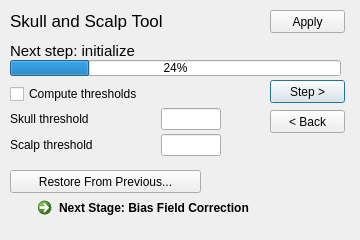
<?xml version="1.0" encoding="UTF-8"?>
<ui version="4.0">
 <class>SkullAndScalpDialog</class>
 <widget class="QDialog" name="SkullAndScalpDialog">
  <property name="geometry">
   <rect>
    <x>0</x>
    <y>0</y>
    <width>360</width>
    <height>240</height>
   </rect>
  </property>
  <property name="windowTitle">
   <string>Skull and Scalp Tool</string>
  </property>
  <widget class="QWidget" name="layoutWidget">
   <property name="geometry">
    <rect>
     <x>10</x>
     <y>80</y>
     <width>211</width>
     <height>81</height>
    </rect>
   </property>
   <layout class="QGridLayout" name="gridLayout_12">
    <property name="spacing">
     <number>0</number>
    </property>
    <item row="0" column="0" colspan="2">
     <widget class="QCheckBox" name="skullComputeThresholdsCheckBox">
      <property name="text">
       <string>Compute thresholds</string>
      </property>
     </widget>
    </item>
    <item row="1" column="0">
     <widget class="QLabel" name="skullThresholdLabel">
      <property name="text">
       <string>Skull threshold</string>
      </property>
     </widget>
    </item>
    <item row="1" column="1">
     <widget class="QLineEdit" name="skullThresholdEditBox">
      <property name="maximumSize">
       <size>
        <width>60</width>
        <height>16777215</height>
       </size>
      </property>
     </widget>
    </item>
    <item row="2" column="0">
     <widget class="QLabel" name="scalpThresholdLabel">
      <property name="text">
       <string>Scalp threshold</string>
      </property>
     </widget>
    </item>
    <item row="2" column="1">
     <widget class="QLineEdit" name="scalpThresholdEditBox">
      <property name="maximumSize">
       <size>
        <width>60</width>
        <height>16777215</height>
       </size>
      </property>
      <property name="toolTip">
       <string/>
      </property>
     </widget>
    </item>
   </layout>
  </widget>
  <widget class="QPushButton" name="applyButton">
   <property name="geometry">
    <rect>
     <x>270</x>
     <y>10</y>
     <width>75</width>
     <height>23</height>
    </rect>
   </property>
   <property name="text">
    <string>Apply</string>
   </property>
  </widget>
  <widget class="QPushButton" name="runStepButton">
   <property name="geometry">
    <rect>
     <x>270</x>
     <y>80</y>
     <width>75</width>
     <height>23</height>
    </rect>
   </property>
   <property name="text">
    <string>Step &gt;</string>
   </property>
   <property name="default">
    <bool>true</bool>
   </property>
  </widget>
  <widget class="QPushButton" name="previousStepButton">
   <property name="geometry">
    <rect>
     <x>270</x>
     <y>110</y>
     <width>75</width>
     <height>23</height>
    </rect>
   </property>
   <property name="text">
    <string>&lt; Back</string>
   </property>
  </widget>
  <widget class="QLabel" name="stepNameText">
   <property name="geometry">
    <rect>
     <x>10</x>
     <y>40</y>
     <width>291</width>
     <height>21</height>
    </rect>
   </property>
   <property name="font">
    <font>
     <pointsize>11</pointsize>
    </font>
   </property>
   <property name="text">
    <string>Next step: initialize</string>
   </property>
  </widget>
  <widget class="QProgressBar" name="progressBar">
   <property name="geometry">
    <rect>
     <x>10</x>
     <y>60</y>
     <width>331</width>
     <height>16</height>
    </rect>
   </property>
   <property name="value">
    <number>24</number>
   </property>
  </widget>
  <widget class="QLabel" name="label_5">
   <property name="geometry">
    <rect>
     <x>10</x>
     <y>10</y>
     <width>191</width>
     <height>21</height>
    </rect>
   </property>
   <property name="font">
    <font>
     <pointsize>13</pointsize>
    </font>
   </property>
   <property name="text">
    <string>Skull and Scalp Tool</string>
   </property>
  </widget>
  <widget class="QCommandLinkButton" name="bfcButton">
   <property name="geometry">
    <rect>
     <x>30</x>
     <y>190</y>
     <width>321</width>
     <height>41</height>
    </rect>
   </property>
   <property name="text">
    <string>Next Stage: Bias Field Correction</string>
   </property>
  </widget>
  <widget class="QPushButton" name="restoreFromPreviousSessionButton">
   <property name="geometry">
    <rect>
     <x>10</x>
     <y>170</y>
     <width>191</width>
     <height>23</height>
    </rect>
   </property>
   <property name="text">
    <string>Restore From Previous...</string>
   </property>
  </widget>
 </widget>
 <resources/>
 <connections/>
</ui>
